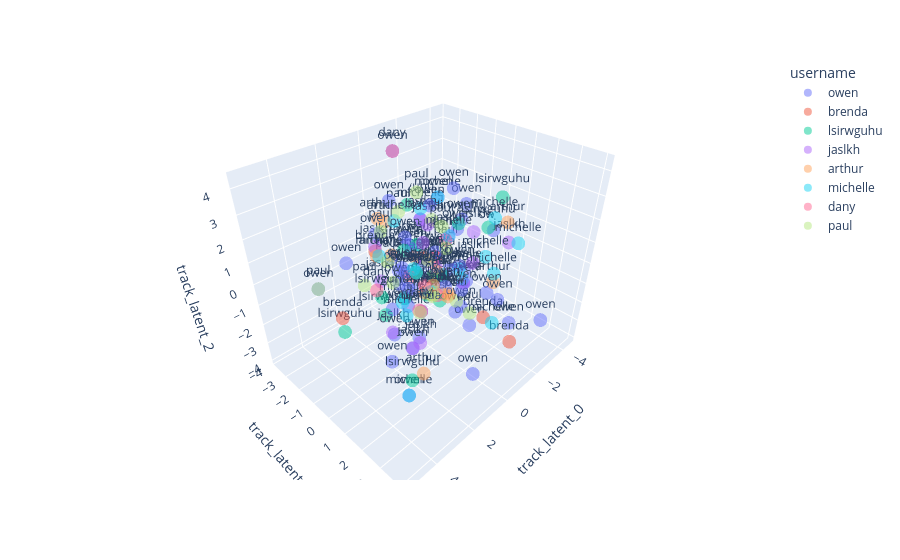
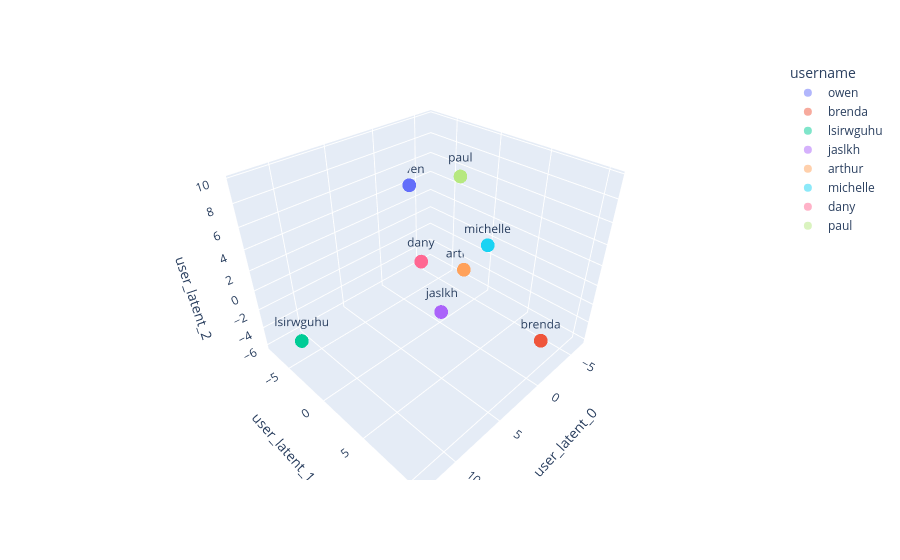

Source (notebook cell) for these figures, in order:
### Code cell
df_tracks = df_matrix_mf_filtered.copy()
df_tracks = df_tracks.sample(frac=1) # Shuffle the dataframe
df_tracks = df_tracks[:150] # Keep only 1000 tracks
df_tracks["username"] = df_tracks["username"].cat.remove_unused_categories()
df_tracks["id"] = df_tracks["id"].cat.remove_unused_categories()

# Add item latent factors to the dataframe
n_components = 3
items_latent_columns = [f"track_latent_{i}" for i in range(n_components)]
pca_items = PCA(n_components=n_components)
pca_items.fit(lmf.item_vectors.cpu().numpy())
for track_id in df_tracks["id"].unique():
    latent_factors = lmf.get_item_factors([whole_matrix_dataset.itemnames_to_ids([track_id])[0]]).tolist()
    df_tracks.loc[df_tracks["id"] == track_id, items_latent_columns] = pca_items.transform(latent_factors).flatten()

# Add user latent factors to the dataframe
users_latent_columns = [f"user_latent_{i}" for i in range(n_components)]
pca_user = PCA(n_components=n_components)
pca_user.fit(lmf.user_vectors.cpu().numpy())
for user_id in df_tracks["username"].unique():
    latent_factors = lmf.get_user_factors([whole_matrix_dataset.usernames_to_ids([user_id])[0]]).tolist()
    df_tracks.loc[df_tracks["username"] == user_id, users_latent_columns] = pca_user.transform(latent_factors).flatten()

plotting.plot_latent_space(
    df=df_tracks,
    color=df_tracks["username"],
    text=df_tracks["username"],
    latent_columns=items_latent_columns,
).show()

plotting.plot_latent_space(
    df=df_tracks,
    color=df_tracks["username"],
    text=df_tracks["username"],
    latent_columns=users_latent_columns,
).show()

### Figure 1 — Plotly figure (JSON) as saved in the notebook; plotly's stock layout.template omitted (floating-point values rounded to 4 significant figures)
{"data": [{"hovertemplate": "username=%{text}<br>track_latent_0=%{x}<br>track_latent_1=%{y}<br>track_latent_2=%{z}<extra></extra>", "legendgroup": "owen", "marker": {"color": "#636efa", "opacity": 0.5, "symbol": "circle"}, "mode": "markers+text", "name": "owen", "scene": "scene", "showlegend": true, "text": ["owen", "owen", "owen", "owen", "owen", "owen", "owen", "owen", "owen", "owen", "owen", "owen", "owen", "owen", "owen", "owen", "owen", "owen", "owen", "owen", "owen", "owen", "owen", "owen", "owen", "owen", "owen", "owen", "owen", "owen", "owen", "owen", "owen", "owen", "owen", "owen", "owen", "owen", "owen", "owen", "owen", "owen", "owen", "owen", "owen", "owen", "owen", "owen", "owen"], "textposition": "top center", "type": "scatter3d", "x": [0.9486, -1.814, 1.797, 0.8114, 1.813, -0.06721, -0.3552, 3.044, 2.79, -3.414, 0.1054, 0.3217, 0.6367, 1.302, -1.15, 1.387, -1.486, -1.223, -0.3398, -0.1705, -3.756, -4.515, -2.374, 1.172, -0.6818, 0.8707, 1.149, 5.182, 0.871, 2.599, 1.53, -2.627, 0.5709, -0.5989, -1.857, 1.628, 0.04138, -0.07122, -0.9064, 1.437, -1.447, -0.8467, 0.3813, 0.7792, -0.8991, -1.777, 0.002136, -0.7937, 1.766], "y": [-0.8407, -0.546, 0.48, -0.5706, 0.158, -1.372, -0.1023, 1.88, 0.6807, -1.195, -0.5892, 0.2378, 2.963, 0.2592, -0.02649, 0.1322, 0.6164, 0.4325, -2.768, 1.99, 3.067, -0.4413, 2.362, 3.689, 0.774, 2.365, -1.922, 0.1561, -1.345, -1.984, -0.595, -2.216, -0.9653, 2.901, -1.44, -0.5263, -1.016, -0.9716, 0.5133, -0.07719, 0.5028, 0.7679, 1.962, 1.51, -1.499, 0.2399, -2.014, -0.8537, 0.5947], "z": [-0.03214, 2.708, 1.011, 1.578, 0.3243, 0.5012, 0.5922, -3.4, -2.647, 1.175, -3.973, 3.043, -3.228, -3.239, -0.5982, -1.008, -1.03, -0.2268, 1.883, -1.808, -3.076, -0.3071, -2.819, 1.479, -2.136, 0.7231, 1.287, 1.891, 0.3175, 0.5799, -2.878, -3.018, -1.692, -0.2506, 1.974, -1.419, 0.4888, -1.602, 1.672, 0.7263, -1.188, 2.221, -0.5429, 0.3527, 1.293, -0.8311, 4.333, -1.182, 0.3]}, {"hovertemplate": "username=%{text}<br>track_latent_0=%{x}<br>track_latent_1=%{y}<br>track_latent_2=%{z}<extra></extra>", "legendgroup": "brenda", "marker": {"color": "#EF553B", "opacity": 0.5, "symbol": "circle"}, "mode": "markers+text", "name": "brenda", "scene": "scene", "showlegend": true, "text": ["brenda", "brenda", "brenda", "brenda", "brenda", "brenda", "brenda", "brenda", "brenda"], "textposition": "top center", "type": "scatter3d", "x": [-1.506, 4.514, 0.0698, -1.052, 1.558, -0.4705, 2.318, -0.6314, 3.178], "y": [-1.195, 0.2929, 0.1811, -1.425, 1.053, 3.723, -0.503, 2.284, 2.507], "z": [-0.7009, 0.3695, -0.2199, -0.6511, -0.6276, -1.741, 1.682, -1.498, 2.705]}, {"hovertemplate": "username=%{text}<br>track_latent_0=%{x}<br>track_latent_1=%{y}<br>track_latent_2=%{z}<extra></extra>", "legendgroup": "lsirwguhu", "marker": {"color": "#00cc96", "opacity": 0.5, "symbol": "circle"}, "mode": "markers+text", "name": "lsirwguhu", "scene": "scene", "showlegend": true, "text": ["lsirwguhu", "lsirwguhu", "lsirwguhu", "lsirwguhu", "lsirwguhu", "lsirwguhu", "lsirwguhu", "lsirwguhu", "lsirwguhu", "lsirwguhu", "lsirwguhu", "lsirwguhu", "lsirwguhu", "lsirwguhu", "lsirwguhu", "lsirwguhu", "lsirwguhu", "lsirwguhu"], "textposition": "top center", "type": "scatter3d", "x": [-2.823, -0.286, -1.555, 0.1081, -2.261, 0.0698, -2.237, 3.111, 0.8825, 2.556, 0.5709, -0.8727, 2.942, 0.06812, 0.3371, -0.6793, 3.178, -0.3699], "y": [1.107, 1.107, -2.241, -1.431, -3.766, 0.1811, 0.9738, 2.153, -1.883, 0.01391, -0.9653, -0.2191, -2.121, 0.587, 0.1295, -1.488, 2.507, -0.2363], "z": [2.546, 2.415, -1.671, 0.274, 0.5973, -0.2199, 1.379, -2.302, -2.976, 0.01086, -1.692, -0.8456, -2.806, -1.222, -1.033, 0.1724, 2.705, -1.437]}, {"hovertemplate": "username=%{text}<br>track_latent_0=%{x}<br>track_latent_1=%{y}<br>track_latent_2=%{z}<extra></extra>", "legendgroup": "jaslkh", "marker": {"color": "#ab63fa", "opacity": 0.5, "symbol": "circle"}, "mode": "markers+text", "name": "jaslkh", "scene": "scene", "showlegend": true, "text": ["jaslkh", "jaslkh", "jaslkh", "jaslkh", "jaslkh", "jaslkh", "jaslkh", "jaslkh", "jaslkh", "jaslkh", "jaslkh", "jaslkh", "jaslkh", "jaslkh", "jaslkh", "jaslkh", "jaslkh"], "textposition": "top center", "type": "scatter3d", "x": [-1.447, -0.8991, 1.558, -3.108, 0.5577, -1.212, 1.302, 1.236, 0.1639, 0.8559, 1.601, -0.3353, -2.633, -1.717, 0.7304, -0.2302, 0.3149], "y": [0.5028, -1.499, 1.053, 1.411, 0.3715, 1.074, 0.2592, -1.879, -0.2692, 0.2438, -0.6154, -0.04427, -1.661, 0.7254, -2.27, -0.7638, 1.203], "z": [-1.188, 1.293, -0.6276, 0.4893, 2.408, 1.648, -3.239, 0.7566, 1.183, -3.245, -2.729, -0.04998, -0.5359, -0.1867, -1.407, -0.2311, 2.192]}, {"hovertemplate": "username=%{text}<br>track_latent_0=%{x}<br>track_latent_1=%{y}<br>track_latent_2=%{z}<extra></extra>", "legendgroup": "arthur", "marker": {"color": "#FFA15A", "opacity": 0.5, "symbol": "circle"}, "mode": "markers+text", "name": "arthur", "scene": "scene", "showlegend": true, "text": ["arthur", "arthur", "arthur", "arthur", "arthur", "arthur", "arthur", "arthur", "arthur", "arthur", "arthur", "arthur", "arthur", "arthur", "arthur"], "textposition": "top center", "type": "scatter3d", "x": [-0.2892, 3.57, 0.6353, -1.118, -1.308, -1.856, -0.8848, -0.004078, 1.802, 0.5096, 1.568, -3.356, -0.421, 0.9114, -0.3298], "y": [0.7541, 3.212, 0.6885, -2.056, -0.94, 1.721, -0.1484, 0.9535, -1.095, -2.518, 1.668, 1.097, -3.196, 0.5611, -2.764], "z": [-0.9862, -0.809, -0.5386, -0.9567, -1.236, -0.7179, -1.814, -0.846, 0.9544, 1.482, 0.9117, 1.204, 0.7073, -0.3673, -0.7957]}, {"hovertemplate": "username=%{text}<br>track_latent_0=%{x}<br>track_latent_1=%{y}<br>track_latent_2=%{z}<extra></extra>", "legendgroup": "michelle", "marker": {"color": "#19d3f3", "opacity": 0.5, "symbol": "circle"}, "mode": "markers+text", "name": "michelle", "scene": "scene", "showlegend": true, "text": ["michelle", "michelle", "michelle", "michelle", "michelle", "michelle", "michelle", "michelle", "michelle", "michelle", "michelle", "michelle", "michelle", "michelle", "michelle", "michelle", "michelle", "michelle"], "textposition": "top center", "type": "scatter3d", "x": [-1.724, -1.639, -1.59, -1.418, 1.203, 2.747, 0.212, -1.286, 2.302, 0.9563, -0.8081, 0.0351, 0.07787, 0.3149, 3.044, 3.178, 0.8033, -1.857], "y": [0.1832, 0.04938, -1.586, -2.018, 4.028, 0.2383, 3.207, 3.063, 1.46, -0.4403, 2.314, 2.678, -2.003, 1.203, 1.88, 2.507, -0.8463, -1.44], "z": [-1.284, -0.7988, -2.88, 1.4, 0.4283, 2.023, 1.518, 1.998, 1.879, -2.091, 2.911, 1.872, 1.411, 2.192, -3.4, 2.705, -1.718, 1.974]}, {"hovertemplate": "username=%{text}<br>track_latent_0=%{x}<br>track_latent_1=%{y}<br>track_latent_2=%{z}<extra></extra>", "legendgroup": "dany", "marker": {"color": "#FF6692", "opacity": 0.5, "symbol": "circle"}, "mode": "markers+text", "name": "dany", "scene": "scene", "showlegend": true, "text": ["dany", "dany", "dany", "dany", "dany", "dany", "dany", "dany"], "textposition": "top center", "type": "scatter3d", "x": [2.295, -1.432, 2.374, 0.002136, -0.7626, -2.633, 0.07047, 0.6759], "y": [1.695, -1.12, -0.4919, -2.014, -0.3634, -1.661, -1.179, 0.3442], "z": [0.2307, -0.6618, -0.04113, 4.333, -1.937, -0.5359, -0.9473, -0.2478]}, {"hovertemplate": "username=%{text}<br>track_latent_0=%{x}<br>track_latent_1=%{y}<br>track_latent_2=%{z}<extra></extra>", "legendgroup": "paul", "marker": {"color": "#B6E880", "opacity": 0.5, "symbol": "circle"}, "mode": "markers+text", "name": "paul", "scene": "scene", "showlegend": true, "text": ["paul", "paul", "paul", "paul", "paul", "paul", "paul", "paul", "paul", "paul", "paul", "paul", "paul", "paul", "paul", "paul"], "textposition": "top center", "type": "scatter3d", "x": [0.1368, 0.9928, 2.578, -1.716, 1.245, -0.3997, 5.182, 0.7906, 1.257, -0.08222, 1.111, -1.027, 0.9451, 1.074, -0.9624, -1.281], "y": [0.2307, 1.095, -0.9542, -1.655, 0.6569, -0.5482, 0.1561, 0.0657, 1.731, 2.031, -1.62, 0.5255, -1.5, -1.078, -2.91, -0.3896], "z": [-1.153, -0.1109, 0.06163, 0.8836, -1.106, -0.01998, 1.891, 3.66, 3.183, -1.106, 1.503, -1.899, 0.08431, -0.6746, 1.063, 0.2263]}], "layout": {"legend": {"title": {"text": "username"}, "tracegroupgap": 0}, "margin": {"t": 60}, "scene": {"domain": {"x": [0, 1], "y": [0, 1]}, "xaxis": {"title": {"text": "track_latent_0"}}, "yaxis": {"title": {"text": "track_latent_1"}}, "zaxis": {"title": {"text": "track_latent_2"}}}}}

### Figure 2 — Plotly figure (JSON) as saved in the notebook; plotly's stock layout.template omitted (floating-point values rounded to 4 significant figures)
{"data": [{"hovertemplate": "username=%{text}<br>user_latent_0=%{x}<br>user_latent_1=%{y}<br>user_latent_2=%{z}<extra></extra>", "legendgroup": "owen", "marker": {"color": "#636efa", "opacity": 0.5, "symbol": "circle"}, "mode": "markers+text", "name": "owen", "scene": "scene", "showlegend": true, "text": ["owen", "owen", "owen", "owen", "owen", "owen", "owen", "owen", "owen", "owen", "owen", "owen", "owen", "owen", "owen", "owen", "owen", "owen", "owen", "owen", "owen", "owen", "owen", "owen", "owen", "owen", "owen", "owen", "owen", "owen", "owen", "owen", "owen", "owen", "owen", "owen", "owen", "owen", "owen", "owen", "owen", "owen", "owen", "owen", "owen", "owen", "owen", "owen", "owen"], "textposition": "top center", "type": "scatter3d", "x": [-3.609, -3.609, -3.609, -3.609, -3.609, -3.609, -3.609, -3.609, -3.609, -3.609, -3.609, -3.609, -3.609, -3.609, -3.609, -3.609, -3.609, -3.609, -3.609, -3.609, -3.609, -3.609, -3.609, -3.609, -3.609, -3.609, -3.609, -3.609, -3.609, -3.609, -3.609, -3.609, -3.609, -3.609, -3.609, -3.609, -3.609, -3.609, -3.609, -3.609, -3.609, -3.609, -3.609, -3.609, -3.609, -3.609, -3.609, -3.609, -3.609], "y": [-7.755, -7.755, -7.755, -7.755, -7.755, -7.755, -7.755, -7.755, -7.755, -7.755, -7.755, -7.755, -7.755, -7.755, -7.755, -7.755, -7.755, -7.755, -7.755, -7.755, -7.755, -7.755, -7.755, -7.755, -7.755, -7.755, -7.755, -7.755, -7.755, -7.755, -7.755, -7.755, -7.755, -7.755, -7.755, -7.755, -7.755, -7.755, -7.755, -7.755, -7.755, -7.755, -7.755, -7.755, -7.755, -7.755, -7.755, -7.755, -7.755], "z": [3.878, 3.878, 3.878, 3.878, 3.878, 3.878, 3.878, 3.878, 3.878, 3.878, 3.878, 3.878, 3.878, 3.878, 3.878, 3.878, 3.878, 3.878, 3.878, 3.878, 3.878, 3.878, 3.878, 3.878, 3.878, 3.878, 3.878, 3.878, 3.878, 3.878, 3.878, 3.878, 3.878, 3.878, 3.878, 3.878, 3.878, 3.878, 3.878, 3.878, 3.878, 3.878, 3.878, 3.878, 3.878, 3.878, 3.878, 3.878, 3.878]}, {"hovertemplate": "username=%{text}<br>user_latent_0=%{x}<br>user_latent_1=%{y}<br>user_latent_2=%{z}<extra></extra>", "legendgroup": "brenda", "marker": {"color": "#EF553B", "opacity": 0.5, "symbol": "circle"}, "mode": "markers+text", "name": "brenda", "scene": "scene", "showlegend": true, "text": ["brenda", "brenda", "brenda", "brenda", "brenda", "brenda", "brenda", "brenda", "brenda"], "textposition": "top center", "type": "scatter3d", "x": [-0.2869, -0.2869, -0.2869, -0.2869, -0.2869, -0.2869, -0.2869, -0.2869, -0.2869], "y": [10.55, 10.55, 10.55, 10.55, 10.55, 10.55, 10.55, 10.55, 10.55], "z": [-2.049, -2.049, -2.049, -2.049, -2.049, -2.049, -2.049, -2.049, -2.049]}, {"hovertemplate": "username=%{text}<br>user_latent_0=%{x}<br>user_latent_1=%{y}<br>user_latent_2=%{z}<extra></extra>", "legendgroup": "lsirwguhu", "marker": {"color": "#00cc96", "opacity": 0.5, "symbol": "circle"}, "mode": "markers+text", "name": "lsirwguhu", "scene": "scene", "showlegend": true, "text": ["lsirwguhu", "lsirwguhu", "lsirwguhu", "lsirwguhu", "lsirwguhu", "lsirwguhu", "lsirwguhu", "lsirwguhu", "lsirwguhu", "lsirwguhu", "lsirwguhu", "lsirwguhu", "lsirwguhu", "lsirwguhu", "lsirwguhu", "lsirwguhu", "lsirwguhu", "lsirwguhu"], "textposition": "top center", "type": "scatter3d", "x": [12.76, 12.76, 12.76, 12.76, 12.76, 12.76, 12.76, 12.76, 12.76, 12.76, 12.76, 12.76, 12.76, 12.76, 12.76, 12.76, 12.76, 12.76], "y": [-2.99, -2.99, -2.99, -2.99, -2.99, -2.99, -2.99, -2.99, -2.99, -2.99, -2.99, -2.99, -2.99, -2.99, -2.99, -2.99, -2.99, -2.99], "z": [-2.418, -2.418, -2.418, -2.418, -2.418, -2.418, -2.418, -2.418, -2.418, -2.418, -2.418, -2.418, -2.418, -2.418, -2.418, -2.418, -2.418, -2.418]}, {"hovertemplate": "username=%{text}<br>user_latent_0=%{x}<br>user_latent_1=%{y}<br>user_latent_2=%{z}<extra></extra>", "legendgroup": "jaslkh", "marker": {"color": "#ab63fa", "opacity": 0.5, "symbol": "circle"}, "mode": "markers+text", "name": "jaslkh", "scene": "scene", "showlegend": true, "text": ["jaslkh", "jaslkh", "jaslkh", "jaslkh", "jaslkh", "jaslkh", "jaslkh", "jaslkh", "jaslkh", "jaslkh", "jaslkh", "jaslkh", "jaslkh", "jaslkh", "jaslkh", "jaslkh", "jaslkh"], "textposition": "top center", "type": "scatter3d", "x": [-0.7641, -0.7641, -0.7641, -0.7641, -0.7641, -0.7641, -0.7641, -0.7641, -0.7641, -0.7641, -0.7641, -0.7641, -0.7641, -0.7641, -0.7641, -0.7641, -0.7641], "y": [-0.5832, -0.5832, -0.5832, -0.5832, -0.5832, -0.5832, -0.5832, -0.5832, -0.5832, -0.5832, -0.5832, -0.5832, -0.5832, -0.5832, -0.5832, -0.5832, -0.5832], "z": [-6.022, -6.022, -6.022, -6.022, -6.022, -6.022, -6.022, -6.022, -6.022, -6.022, -6.022, -6.022, -6.022, -6.022, -6.022, -6.022, -6.022]}, {"hovertemplate": "username=%{text}<br>user_latent_0=%{x}<br>user_latent_1=%{y}<br>user_latent_2=%{z}<extra></extra>", "legendgroup": "arthur", "marker": {"color": "#FFA15A", "opacity": 0.5, "symbol": "circle"}, "mode": "markers+text", "name": "arthur", "scene": "scene", "showlegend": true, "text": ["arthur", "arthur", "arthur", "arthur", "arthur", "arthur", "arthur", "arthur", "arthur", "arthur", "arthur", "arthur", "arthur", "arthur", "arthur"], "textposition": "top center", "type": "scatter3d", "x": [-6.521, -6.521, -6.521, -6.521, -6.521, -6.521, -6.521, -6.521, -6.521, -6.521, -6.521, -6.521, -6.521, -6.521, -6.521], "y": [-2.844, -2.844, -2.844, -2.844, -2.844, -2.844, -2.844, -2.844, -2.844, -2.844, -2.844, -2.844, -2.844, -2.844, -2.844], "z": [-5.048, -5.048, -5.048, -5.048, -5.048, -5.048, -5.048, -5.048, -5.048, -5.048, -5.048, -5.048, -5.048, -5.048, -5.048]}, {"hovertemplate": "username=%{text}<br>user_latent_0=%{x}<br>user_latent_1=%{y}<br>user_latent_2=%{z}<extra></extra>", "legendgroup": "michelle", "marker": {"color": "#19d3f3", "opacity": 0.5, "symbol": "circle"}, "mode": "markers+text", "name": "michelle", "scene": "scene", "showlegend": true, "text": ["michelle", "michelle", "michelle", "michelle", "michelle", "michelle", "michelle", "michelle", "michelle", "michelle", "michelle", "michelle", "michelle", "michelle", "michelle", "michelle", "michelle", "michelle"], "textposition": "top center", "type": "scatter3d", "x": [-4.271, -4.271, -4.271, -4.271, -4.271, -4.271, -4.271, -4.271, -4.271, -4.271, -4.271, -4.271, -4.271, -4.271, -4.271, -4.271, -4.271, -4.271], "y": [1.668, 1.668, 1.668, 1.668, 1.668, 1.668, 1.668, 1.668, 1.668, 1.668, 1.668, 1.668, 1.668, 1.668, 1.668, 1.668, 1.668, 1.668], "z": [0.996, 0.996, 0.996, 0.996, 0.996, 0.996, 0.996, 0.996, 0.996, 0.996, 0.996, 0.996, 0.996, 0.996, 0.996, 0.996, 0.996, 0.996]}, {"hovertemplate": "username=%{text}<br>user_latent_0=%{x}<br>user_latent_1=%{y}<br>user_latent_2=%{z}<extra></extra>", "legendgroup": "dany", "marker": {"color": "#FF6692", "opacity": 0.5, "symbol": "circle"}, "mode": "markers+text", "name": "dany", "scene": "scene", "showlegend": true, "text": ["dany", "dany", "dany", "dany", "dany", "dany", "dany", "dany"], "textposition": "top center", "type": "scatter3d", "x": [1.733, 1.733, 1.733, 1.733, 1.733, 1.733, 1.733, 1.733], "y": [-0.6979, -0.6979, -0.6979, -0.6979, -0.6979, -0.6979, -0.6979, -0.6979], "z": [0.983, 0.983, 0.983, 0.983, 0.983, 0.983, 0.983, 0.983]}, {"hovertemplate": "username=%{text}<br>user_latent_0=%{x}<br>user_latent_1=%{y}<br>user_latent_2=%{z}<extra></extra>", "legendgroup": "paul", "marker": {"color": "#B6E880", "opacity": 0.5, "symbol": "circle"}, "mode": "markers+text", "name": "paul", "scene": "scene", "showlegend": true, "text": ["paul", "paul", "paul", "paul", "paul", "paul", "paul", "paul", "paul", "paul", "paul", "paul", "paul", "paul", "paul", "paul"], "textposition": "top center", "type": "scatter3d", "x": [0.9595, 0.9595, 0.9595, 0.9595, 0.9595, 0.9595, 0.9595, 0.9595, 0.9595, 0.9595, 0.9595, 0.9595, 0.9595, 0.9595, 0.9595, 0.9595], "y": [2.647, 2.647, 2.647, 2.647, 2.647, 2.647, 2.647, 2.647, 2.647, 2.647, 2.647, 2.647, 2.647, 2.647, 2.647, 2.647], "z": [9.68, 9.68, 9.68, 9.68, 9.68, 9.68, 9.68, 9.68, 9.68, 9.68, 9.68, 9.68, 9.68, 9.68, 9.68, 9.68]}], "layout": {"legend": {"title": {"text": "username"}, "tracegroupgap": 0}, "margin": {"t": 60}, "scene": {"domain": {"x": [0, 1], "y": [0, 1]}, "xaxis": {"title": {"text": "user_latent_0"}}, "yaxis": {"title": {"text": "user_latent_1"}}, "zaxis": {"title": {"text": "user_latent_2"}}}}}
